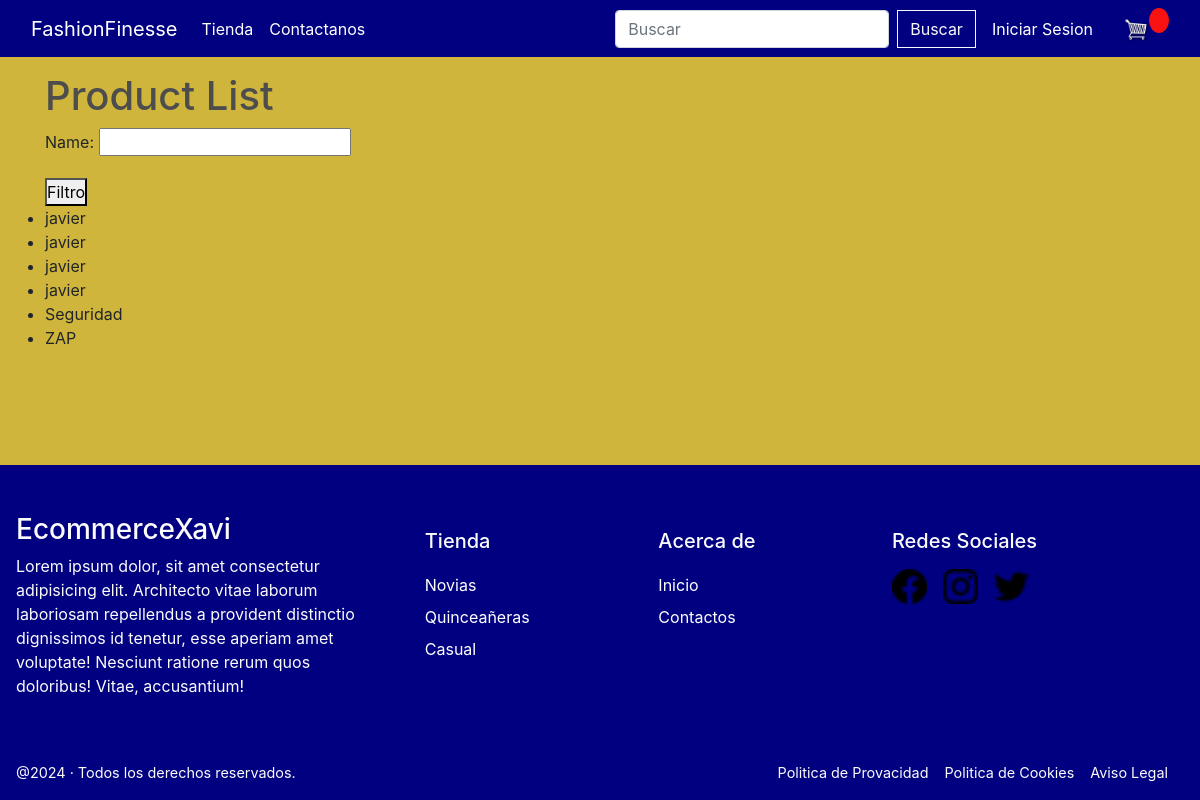
Page /product_list/ on the committed database.
### store/models.py (models this page shows, shortened)
class Product(models.Model):
    name = models.CharField(max_length=200)
    price = models.FloatField()
    digital = models.BooleanField(default=False, null=True, blank=True)
    image = models.ImageField(null=True, blank=True)
    category = models.ForeignKey(Category, on_delete=models.SET_NULL, null=True, blank=True)

### store/views.py (the view)
# urls.py: path('product_list/', views.product_list, name='product_list'),
def product_list(request):
    categories = Category.objects.all()
    if request.method == 'POST':
        form = CategoryForm(request.POST)
        if form.is_valid():
            category_name = form.cleaned_data['name']
            category = Category.objects.get(name=category_name)
            products = Product.objects.filter(category=category)
    else:
        products = Product.objects.all()
    form = CategoryForm()
    context = {
        'products': products,
        'form': form,
        'categories': categories
    }
    return render(request, 'store/product_list.html', context)

### store/forms.py
class CategoryForm(forms.ModelForm):
    class Meta:
        model = Category
        fields = '__all__'

### store/templates/store/product_list.html (shortened to what this page needs)
{% extends 'store/main.html' %}
{% load static %}
{% block content %}
<div class="container-form">
    <h1>Product List</h1>
    <form method="POST">
        {{ form.as_p }}
        <button type="submit">Filtro</button>
    </form>
    <ul>
        {% for product in products %}
        <li>{{ product.name }}</li>
        {% endfor %}
    </ul>
</div>
{% endblock %}

### static/css/main.css (style rules this page uses)
* { padding: 0; box-sizing: border-box; }
body { margin: 0; background-color: #CFB53B ; display: grid; min-height: 100vh; grid-template-rows: auto 1fr auto; }
h1, h2, h3, h4, h5, h6 { color: hsl(0, 0%, 30%); }

### rows in the picture
Product: name "javier"
Product: name "javier"
Product: name "javier"
Product: name "javier"
Product: name "Seguridad"
Product: name "ZAP"
